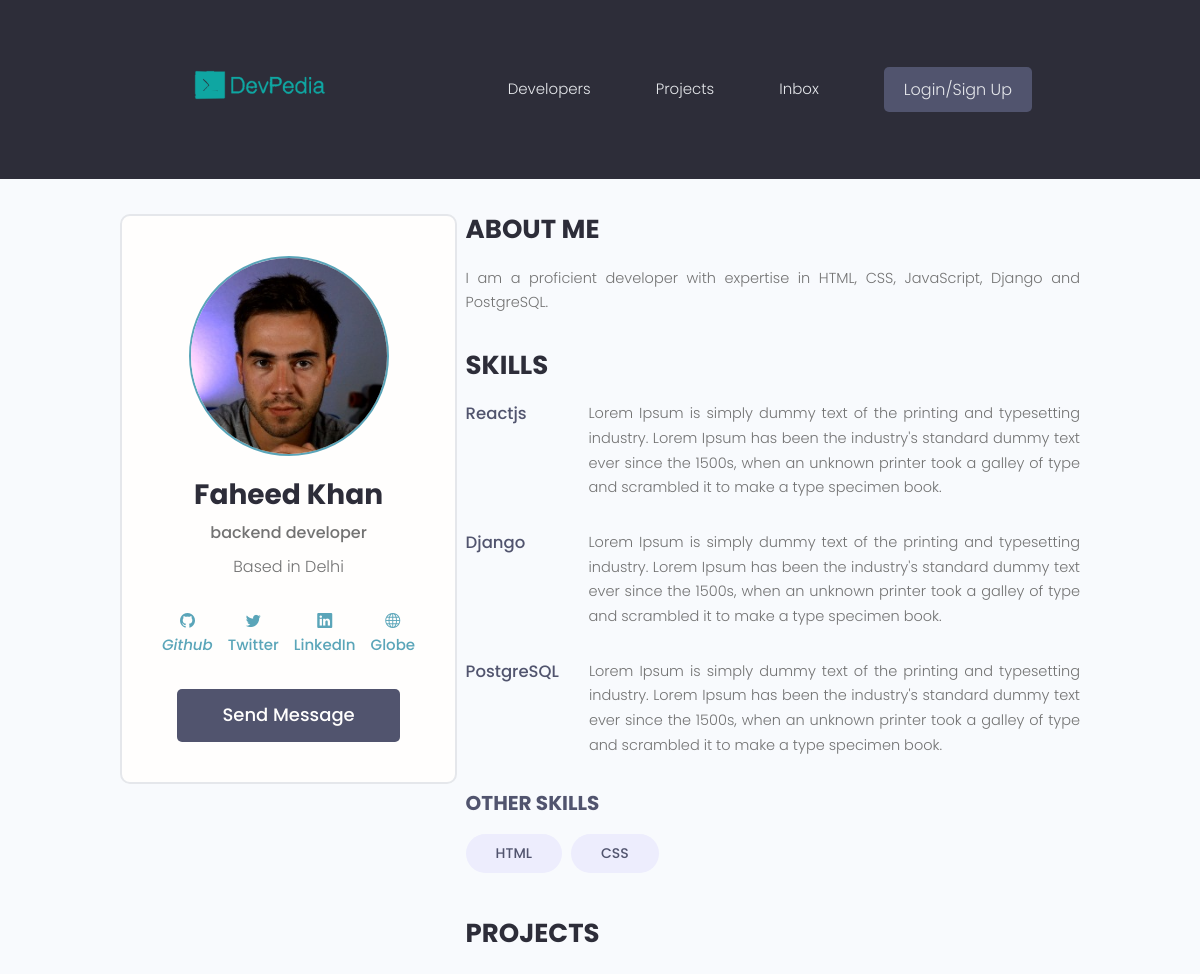
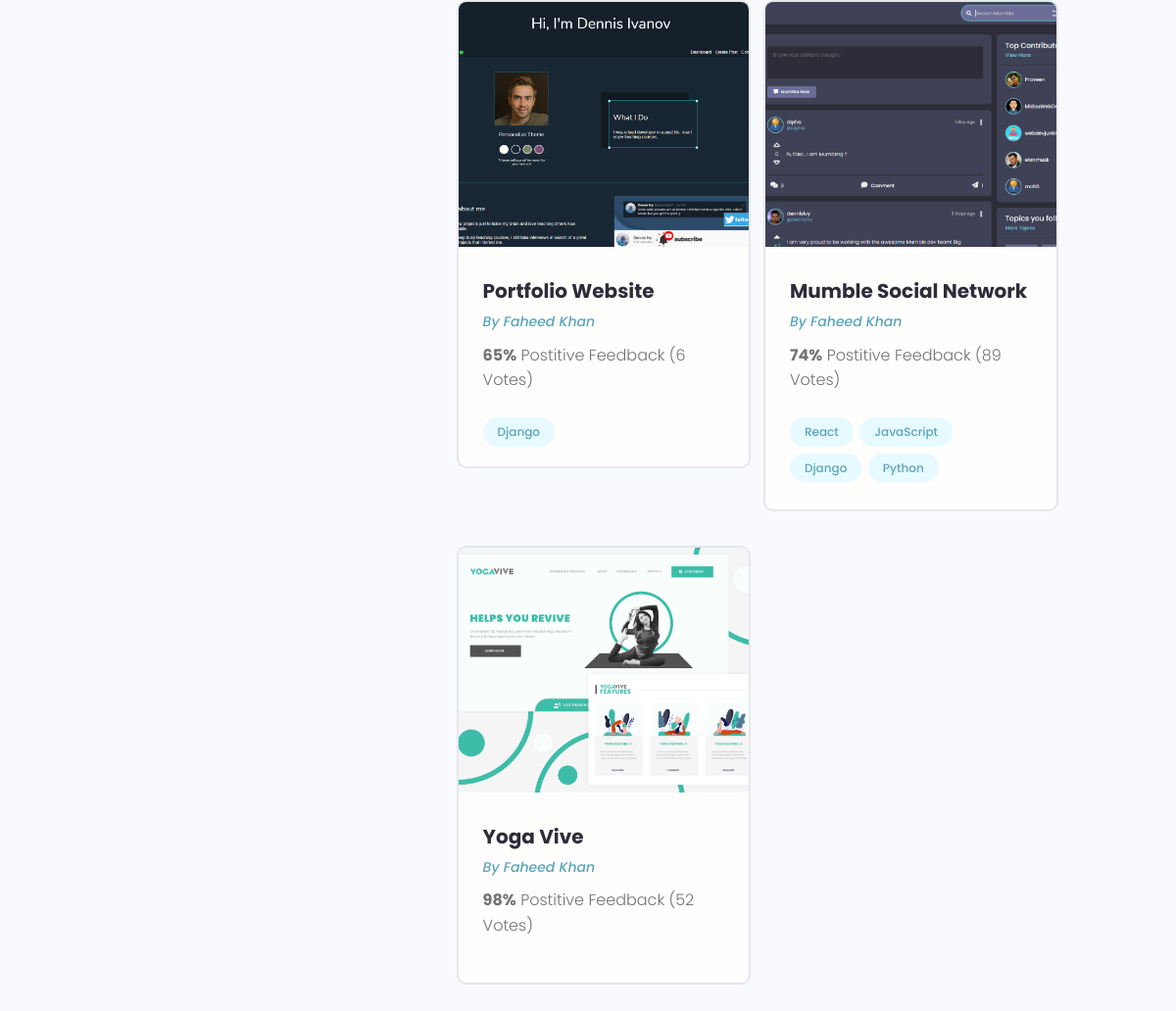
Page /profile/ac681ccf-4b3c-4ba0-b146-45541546bccc/ on the earlier database version (2 pictures, top to bottom).
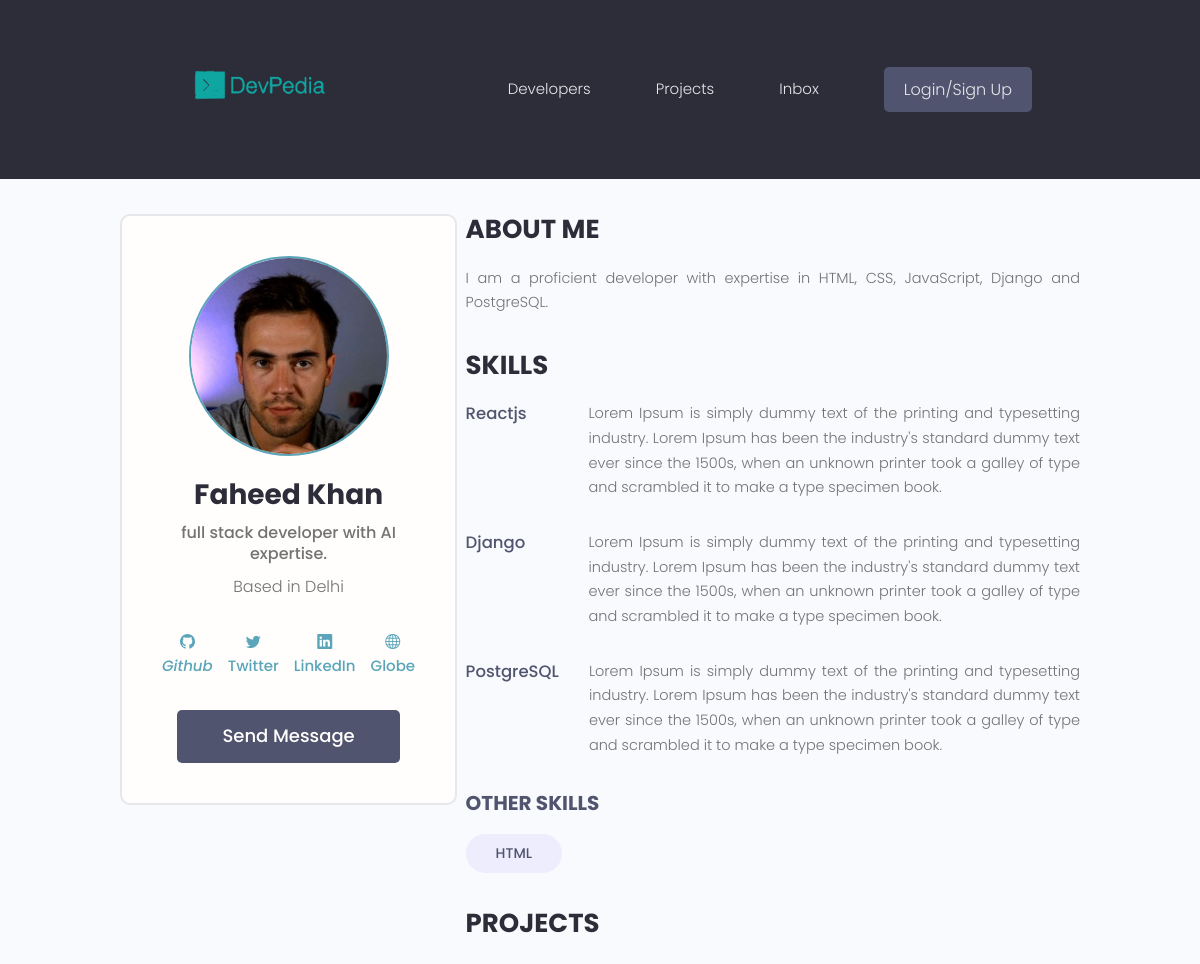
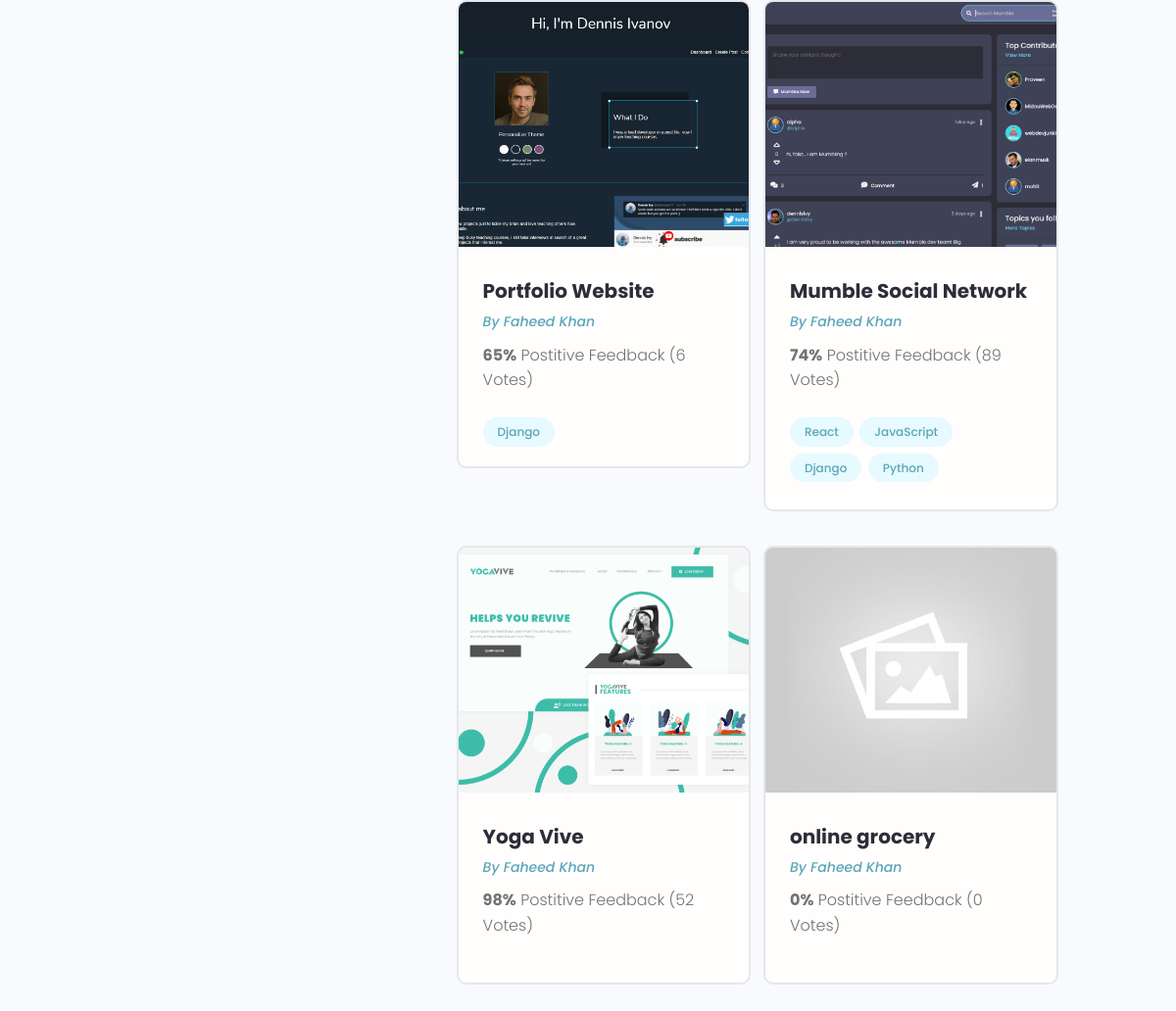
Same page on the later database version (2 pictures, top to bottom).
### users/models.py (models this page shows, shortened)
class Profile(models.Model):
    user=models.OneToOneField(User,on_delete=models.CASCADE,null=True,blank=True)
    name=models.CharField(max_length=200,blank=True,null=True)
    email=models.EmailField(max_length=500,blank=True,null=True)
    username=models.CharField(max_length=200,blank=True,null=True)
    location=models.CharField(max_length=200,blank=True,null=True)
    short_intro=models.CharField(max_length=200,blank=True,null=True)
    bio=models.TextField(blank=True,null=True)
    Profile_image=models.ImageField(null=True,blank=True,upload_to='profiles/',default='profiles/panda.png')
    social_github=models.CharField(max_length=300,blank=True,null=True)
    social_twitter=models.CharField(max_length=300,blank=True,null=True)
    social_linkedin=models.CharField(max_length=300,blank=True,null=True)
    social_website=models.CharField(max_length=300,blank=True,null=True)
    created=models.DateTimeField(auto_now_add=True)
    id=models.UUIDField(default=uuid.uuid4,unique=True,
                        primary_key=True,editable=False)

class Skill(models.Model):
    owner=models.ForeignKey(Profile,on_delete=models.CASCADE,null=True,blank=True)#foreign key
    name=models.CharField(max_length=200,blank=True,null=True)
    description=models.TextField(null=True,blank=True)
    created=models.DateTimeField(auto_now_add=True)
    id=models.UUIDField(default=uuid.uuid4,unique=True,
                        primary_key=True,editable=False)
    """1. Understanding the Reverse Relationship

     When you define owner = models.ForeignKey(Profile, ...) in the Skill model,
     Django creates a reverse relationship on the Profile model.
     By default, the name of this reverse relationship is skill_set (the model name in lowercase, followed by _set).

     2. Accessing Skills from a Profile Object
     To access the skills associated with a specific Profile object,
     profile=Profile.object.filter(name='Faheed Khan')        ->profile object
     you can use profile.skill_set.all(). This will return a
     queryset containing all Skill objects that have the given Profile as their owner.
   """

### projects/models.py (models this page shows, shortened)
class Project(models.Model):
    owner=models.ForeignKey(Profile,null=True,blank=True,on_delete=models.SET_NULL)
    title=models.CharField(max_length=200)
    description=models.TextField(null=True,blank=True)
    featured_image=models.ImageField(null=True,blank=True,default='default.jpg')
    demo_link=models.CharField(max_length=2000,null=True,blank=True)
    source_link=models.CharField(max_length=2000,null=True,blank=True)
    tags=models.ManyToManyField('Tag',blank=True)
    vote_total=models.IntegerField(default=0,null=True,blank=True)
    vote_ratio=models.IntegerField(default=0,null=True,blank=True)
    created=models.DateTimeField(auto_now_add=True)
    id=models.UUIDField(default=uuid.uuid4,unique=True,
                        primary_key=True,editable=False)

class Tag(models.Model):
    name=models.CharField(max_length=200)
    created=models.DateTimeField(auto_now_add=True)
    id=models.UUIDField(default=uuid.uuid4,unique=True,
                        primary_key=True,editable=False)

### users/views.py (the view)
# urls.py: path('profile/<str:pk>/',views.userProfile,name='user-profile'),
def userProfile(request,pk):
    profile=Profile.objects.get(id=pk)
    topSkills=profile.skill_set.exclude(description__exact="")
    otherSkills=profile.skill_set.filter(description="")
    context={
        'profile':profile,
        'topSkills':topSkills,
        'otherSkills':otherSkills
    }
    return render(request,'users/user-profile.html',context)

### users/templates/users/user-profile.html (shortened to what the changed rows need)
{%extends 'main.html' %}
{%block content%}
<main class="profile my-md">
    <div class="container">
      <div class="layout">
        <div class="column column--1of3">
          <div class="card text-center">
            <div class="card__body dev">
              <img class="avatar avatar--xl" src="{{ profile.Profile_image.url }}" >
              <h2 class="dev__name">{{profile.name}}</h2>
              <p class="dev__title">{{profile.short_intro}}</p>
              <p class="dev__location">Based in {{profile.location}}</p>
              <ul class="dev__social">
                {%if profile.social_github %}
                <li>
                </li>
                {%endif%}
                {%if profile.social_twitter%}
                <li>
                </li>
                {%endif%}
                {%if profile.social_linkedin%}
                <li>
                </li>
                {%endif%}
                {%if profile.social_website%}
                <li>
                </li>
                {%endif%}
              </ul>
              <a href="#" class="btn btn--sub btn--lg">Send Message </a>
            </div>
          </div>
        </div>
        <div class="column column--2of3">
          <div class="devInfo">
            <h3 class="devInfo__title">About Me</h3>
            <p class="devInfo__about">
             {{profile.bio}}
            </p>
          </div>
          <div class="devInfo">
            <div class="devInfo__skills">
              {% for skill in topSkills%}
              <div class="devSkill">
                <h4 class="devSkill__title">{{skill.name}}</h4>
                <p class="devSkill__info">
                  {{skill.description}}
                </p>
              </div>
              {%endfor%}
               {%if otherSkills%}
              <div class="devInfo__otherSkills">
                {%for skill in otherSkills%}
                <span class="tag tag--pill tag--sub tag--lg">
                  <small>{{skill.name}}</small>
                </span>
                {%endfor%}
              </div>
              {%endif%}
            </div>
          </div>
          <div class="devInfo">
            <div class="grid grid--two">
              {%for project in profile.project_set.all%}
              <div class="column">
                <div class="card project">
                  <a href="{%url 'project' project.id%}" class="project">
                    <img class="project__thumbnail" src="{{project.featured_image.url}}" alt="project thumbnail" />
                    <div class="card__body">
                      <h3 class="project__title">{{project.title}}</h3>
                      <p><a class="project__author" href="{%url 'user-profile' project.owner.id%}">By {{project.owner.name}}</a></p>
                      <p class="project--rating">
                        <span style="font-weight: bold;">{{project.vote_ratio}}%</span> Postitive
                        Feedback ({{project.vote_total}} Vote{{project.vote_total|pluralize:"s"}})
                      </p>
                      <div class="project__tags">
                        {%for tag in project.tags.all%}
                        <span class="tag tag--pill tag--main">
                          <small>{{tag.name}}</small>
                        </span>
                        {%endfor%}
                      </div>
                    </div>
                  </a>
                </div>
              </div>
              {%endfor%}
            </div>
          </div>
        </div>
      </div>
    </div>
  </main>
{%endblock content%}

Differences in the rows shown:
removed Skill: name "CSS", shown under "OTHER SKILLS"
changed Profile "Faheed Khan": short_intro "backend developer" → "full stack developer with AI expertise."
added Project: featured_image (placeholder picture), title "online grocery", owner.name "Faheed Khan", vote_ratio "0", vote_total "0"
